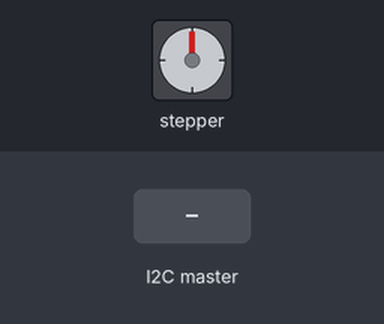
The sketch below on a simulated Arduino Uno, built with avr-gcc and run on an emulated ATmega328P. On the bench: stepper motor. The test bench sets the inputs (shaded band). Stepper angles assume 100 steps per turn.

Above: at 1.2 s.
1.3 s: the I2C master sends the byte 2
At 2.8 s:
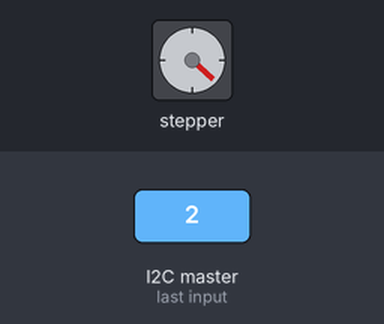
3.1 s: the I2C master sends the byte 2
At 4.3 s:
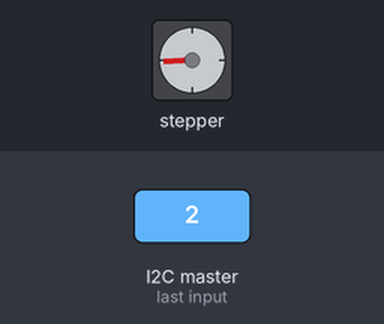
Timing chart, 0 to 6.1 s (numbered marks = the images above; inputs shaded):
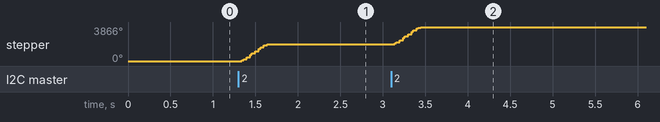

Measured:
- after the input at 1.3 s, stepper: turns 1933° clockwise in 0.32 s, starting at once
- after the input at 3.1 s, stepper: turns 1933° clockwise in 0.32 s, starting at once

The sketch:

nema_23_leg_test_3_i2c_slave.ino
```cpp
// This 2 pin code is configured for use with a Nema 23 Bipolar 1.8deg 1.16Nm (164.3oz.in) 1.5A 5.4V 57x57x56mm 4 Wires

#include <AccelStepper.h> // This can be installed by going to
#include <Wire.h>
// Sketch > Include Library > Manage Libraries > Search for "AccelStepper"

//int i2cMessage = 0;
int i2cAddress = 2;

int microstepRes = 2;

int stepperSpeed = 1400 * microstepRes; //maximum steps per second
int motorAccel = 8000 * microstepRes * 2; //steps/second/second to accelerate

int gearReduction = 38.4;
int stepsPerRev = 100; // e.g. one full revolution is 200 at 1.8deg. 100 for half. 50 for quarter.. etc.

int resetPin = 5;
int m2Pin = 6;
int m1Pin = 7;
int m0Pin = 8;
int enablePin = 4; // Turn motor driver on/off (can save power when motor is idle)

//set up the accelStepper intance
//the "1" tells it we are using a driver (DRV8825 or other)
AccelStepper stepper_one(1, 3, 2);//Step, Dir

void setup(){
  //Serial.begin(9600);
  //Serial.setTimeout(10);

  Wire.begin(i2cAddress);
  Wire.onReceive(receiveEvent);

  stepper_one.setMaxSpeed(stepperSpeed);
  stepper_one.setSpeed(stepperSpeed);
  stepper_one.setAcceleration(motorAccel);

  digitalWrite(m2Pin, LOW);
  digitalWrite(m1Pin, LOW);
  digitalWrite(m0Pin, HIGH);

  digitalWrite(resetPin, HIGH);
}

int stepperState = 0;

void receiveEvent(int bytes) {
  stepperState = Wire.read();    // read one character from the I2C
}

void loop(){

  //while (Serial.available() == 0) {}
  //stepperState = Wire.read();

  //Serial.print("Received command: ");
  //Serial.println(stepperState);

  if(stepperState > 0) {

    if(stepperState == 2){
        stepper_one.move(7 * 38.4 * microstepRes); //Move X times revolutions, according to gear reduction ratio.
        stepperState = 0;
    }
    else if(stepperState == 3){
        stepper_one.move(-7 * 38.4 * microstepRes);
        stepperState = 0;
    }
    else if(stepperState == 4){
        stepper_one.move(12 * 38.4 * microstepRes);
        stepperState = 0;
    }
    else if(stepperState == 5){
        stepper_one.move(-12 * 38.4 * microstepRes);
        stepperState = 0;
    }
    else if(stepperState == 6){
        stepper_one.move(25 * 38.4 * microstepRes);
        stepperState = 0;
    }
    else if(stepperState == 7){
        stepper_one.move(-25 * 38.4 * microstepRes);
        stepperState = 0;
    }

  //these must be called as often as possible to ensure smooth operation
  //any delay will cause jerky motion
  }

  while (stepper_one.distanceToGo() != 0) {
      stepper_one.run();
  }
}
```
